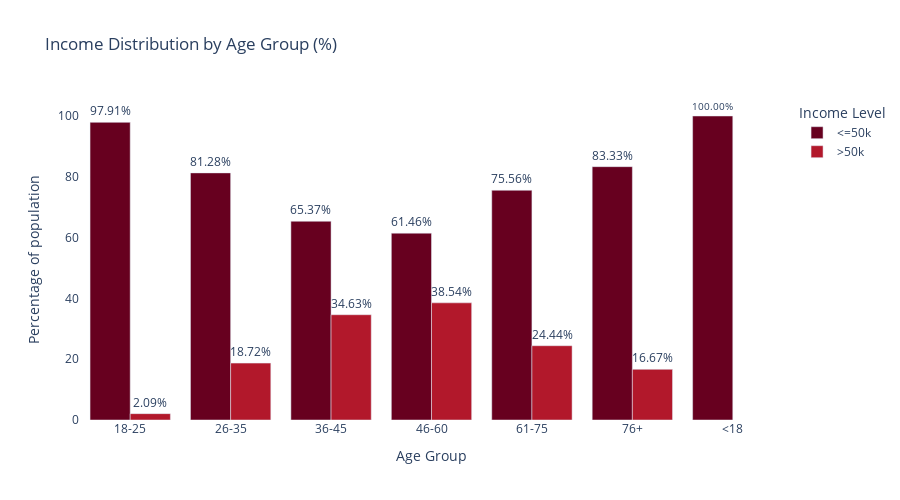
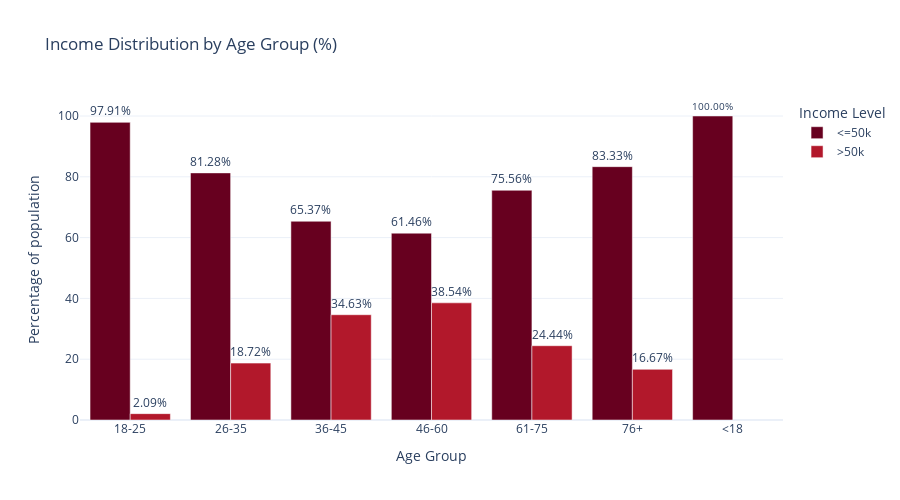
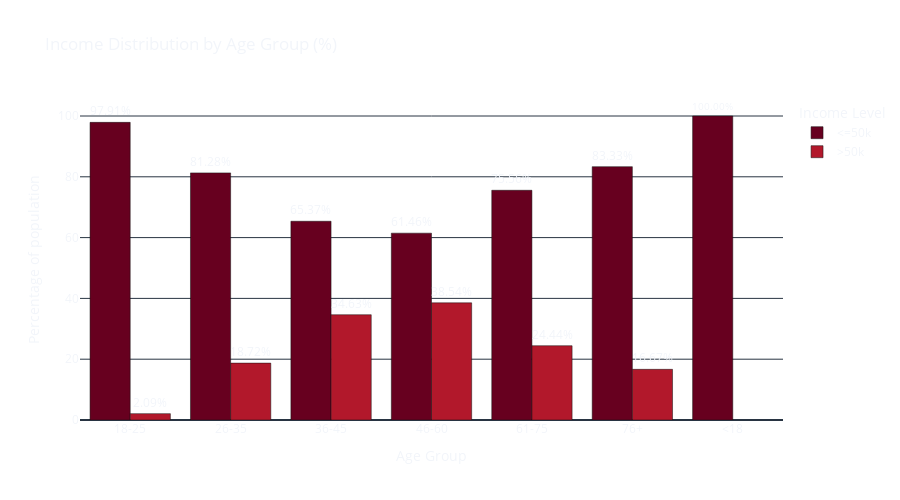
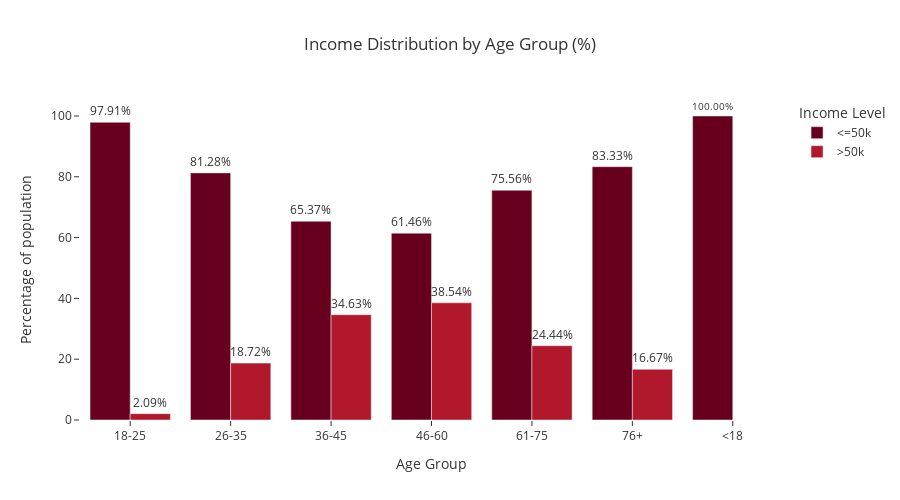

The code cell stored with these charts, in order, in its notebook:
### Markdown cell above
The bar chart visualizes the income distribution across age groups, using percentages within each group. There is an evident pattern in terms of income progression over the years with a gradual increase in terms of the number of people earning >50K starting from 0 amongst those aged 18 and below, peaking between 36 and 60 years, then declining after 60 years but not to zero.

All individuals under 18 earn <=50K, likely due to being students, minors, or ineligible for full-time employment. Extremely few young adults (2.1%) exceed 50K, as most are early in their careers, pursuing education, or in entry-level jobs. For the 26-35 age group, there's a noticeable improvement — roughly 1 in 5 individuals in this group earn >50K, reflecting early career progression and accumulation of qualifications/experience. A substantial income increase is seen in the 36-45 age group: over a third now earn >50K. This is typically considered the prime earning age where individuals settle into stable, higher-paying positions. Highest proportion of >50K earners is seen amongst individuals aged between 46 and 60— nearly 4 in 10. This reflects career maturity, peak seniority levels, and accumulated experience. There's a drop-off in high incomes as many transition to retirement, part-time, or less demanding roles in the age group 61-75. Yet about 1 in 4 still earn >50K. Most in the 76+ age group earn <=50K, likely due to retirement, pensions, or fixed incomes — but a small minority still earn higher incomes, possibly through continued work or investments.

### Code cell
themes = ["plotly", "plotly_white", "plotly_dark", "ggplot2", "seaborn", "simple_white",
         "presentation", "xgridoff", "ygridoff", "gridon", "none"]
for theme in themes:
    fig.update_layout(template=theme)
    fig.show()

### Figure 1 — Plotly figure (JSON) as saved in the notebook; plotly's stock layout.template omitted (floating-point values rounded to 4 significant figures)
{"data": [{"alignmentgroup": "True", "hovertemplate": "income=<=50k<br>age_group=%{x}<br>percentage=%{text}<extra></extra>", "legendgroup": "<=50k", "marker": {"color": "rgb(103,0,31)", "pattern": {"shape": ""}}, "name": "<=50k", "offsetgroup": "<=50k", "orientation": "v", "showlegend": true, "text": [97.91, 81.28, 65.37, 61.46, 75.56, 83.33, 100.0], "textposition": "outside", "texttemplate": "%{text:.2f}%", "type": "bar", "x": ["18-25", "26-35", "36-45", "46-60", "61-75", "76+", "<18"], "xaxis": "x", "y": [97.91, 81.28, 65.37, 61.46, 75.56, 83.33, 100.0], "yaxis": "y"}, {"alignmentgroup": "True", "hovertemplate": "income=>50k<br>age_group=%{x}<br>percentage=%{text}<extra></extra>", "legendgroup": ">50k", "marker": {"color": "rgb(178,24,43)", "pattern": {"shape": ""}}, "name": ">50k", "offsetgroup": ">50k", "orientation": "v", "showlegend": true, "text": [2.093, 18.72, 34.63, 38.54, 24.44, 16.67], "textposition": "outside", "texttemplate": "%{text:.2f}%", "type": "bar", "x": ["18-25", "26-35", "36-45", "46-60", "61-75", "76+"], "xaxis": "x", "y": [2.093, 18.72, 34.63, 38.54, 24.44, 16.67], "yaxis": "y"}], "layout": {"barmode": "group", "height": 500, "legend": {"title": {"text": "Income Level"}, "tracegroupgap": 0}, "paper_bgcolor": "rgba(0, 0, 0, 0)", "plot_bgcolor": "rgba(0, 0, 0, 0)", "title": {"text": "Income Distribution by Age Group (%)"}, "xaxis": {"anchor": "y", "autorange": true, "domain": [0, 1], "range": [-0.5, 6.5], "title": {"text": "Age Group"}, "type": "category"}, "yaxis": {"anchor": "x", "autorange": true, "domain": [0, 1], "range": [0, 105.3], "title": {"text": "Percentage of population"}, "type": "linear"}}}

### Figure 2 — Plotly figure (JSON) as saved in the notebook; plotly's stock layout.template omitted (floating-point values rounded to 4 significant figures)
{"data": [{"alignmentgroup": "True", "hovertemplate": "income=<=50k<br>age_group=%{x}<br>percentage=%{text}<extra></extra>", "legendgroup": "<=50k", "marker": {"color": "rgb(103,0,31)", "pattern": {"shape": ""}}, "name": "<=50k", "offsetgroup": "<=50k", "orientation": "v", "showlegend": true, "text": [97.91, 81.28, 65.37, 61.46, 75.56, 83.33, 100.0], "textposition": "outside", "texttemplate": "%{text:.2f}%", "type": "bar", "x": ["18-25", "26-35", "36-45", "46-60", "61-75", "76+", "<18"], "xaxis": "x", "y": [97.91, 81.28, 65.37, 61.46, 75.56, 83.33, 100.0], "yaxis": "y"}, {"alignmentgroup": "True", "hovertemplate": "income=>50k<br>age_group=%{x}<br>percentage=%{text}<extra></extra>", "legendgroup": ">50k", "marker": {"color": "rgb(178,24,43)", "pattern": {"shape": ""}}, "name": ">50k", "offsetgroup": ">50k", "orientation": "v", "showlegend": true, "text": [2.093, 18.72, 34.63, 38.54, 24.44, 16.67], "textposition": "outside", "texttemplate": "%{text:.2f}%", "type": "bar", "x": ["18-25", "26-35", "36-45", "46-60", "61-75", "76+"], "xaxis": "x", "y": [2.093, 18.72, 34.63, 38.54, 24.44, 16.67], "yaxis": "y"}], "layout": {"barmode": "group", "height": 500, "legend": {"title": {"text": "Income Level"}, "tracegroupgap": 0}, "paper_bgcolor": "rgba(0, 0, 0, 0)", "plot_bgcolor": "rgba(0, 0, 0, 0)", "title": {"text": "Income Distribution by Age Group (%)"}, "xaxis": {"anchor": "y", "autorange": true, "domain": [0, 1], "range": [-0.5, 6.5], "title": {"text": "Age Group"}, "type": "category"}, "yaxis": {"anchor": "x", "autorange": true, "domain": [0, 1], "range": [0, 105.3], "title": {"text": "Percentage of population"}, "type": "linear"}}}

### Figure 3 — Plotly figure (JSON) as saved in the notebook; plotly's stock layout.template omitted (floating-point values rounded to 4 significant figures)
{"data": [{"alignmentgroup": "True", "hovertemplate": "income=<=50k<br>age_group=%{x}<br>percentage=%{text}<extra></extra>", "legendgroup": "<=50k", "marker": {"color": "rgb(103,0,31)", "pattern": {"shape": ""}}, "name": "<=50k", "offsetgroup": "<=50k", "orientation": "v", "showlegend": true, "text": [97.91, 81.28, 65.37, 61.46, 75.56, 83.33, 100.0], "textposition": "outside", "texttemplate": "%{text:.2f}%", "type": "bar", "x": ["18-25", "26-35", "36-45", "46-60", "61-75", "76+", "<18"], "xaxis": "x", "y": [97.91, 81.28, 65.37, 61.46, 75.56, 83.33, 100.0], "yaxis": "y"}, {"alignmentgroup": "True", "hovertemplate": "income=>50k<br>age_group=%{x}<br>percentage=%{text}<extra></extra>", "legendgroup": ">50k", "marker": {"color": "rgb(178,24,43)", "pattern": {"shape": ""}}, "name": ">50k", "offsetgroup": ">50k", "orientation": "v", "showlegend": true, "text": [2.093, 18.72, 34.63, 38.54, 24.44, 16.67], "textposition": "outside", "texttemplate": "%{text:.2f}%", "type": "bar", "x": ["18-25", "26-35", "36-45", "46-60", "61-75", "76+"], "xaxis": "x", "y": [2.093, 18.72, 34.63, 38.54, 24.44, 16.67], "yaxis": "y"}], "layout": {"barmode": "group", "height": 500, "legend": {"title": {"text": "Income Level"}, "tracegroupgap": 0}, "paper_bgcolor": "rgba(0, 0, 0, 0)", "plot_bgcolor": "rgba(0, 0, 0, 0)", "title": {"text": "Income Distribution by Age Group (%)"}, "xaxis": {"anchor": "y", "autorange": true, "domain": [0, 1], "range": [-0.5, 6.5], "title": {"text": "Age Group"}, "type": "category"}, "yaxis": {"anchor": "x", "autorange": true, "domain": [0, 1], "range": [0, 105.3], "title": {"text": "Percentage of population"}, "type": "linear"}}}

### Figure 4 — Plotly figure (JSON) as saved in the notebook; plotly's stock layout.template omitted (floating-point values rounded to 4 significant figures)
{"data": [{"alignmentgroup": "True", "hovertemplate": "income=<=50k<br>age_group=%{x}<br>percentage=%{text}<extra></extra>", "legendgroup": "<=50k", "marker": {"color": "rgb(103,0,31)", "pattern": {"shape": ""}}, "name": "<=50k", "offsetgroup": "<=50k", "orientation": "v", "showlegend": true, "text": [97.91, 81.28, 65.37, 61.46, 75.56, 83.33, 100.0], "textposition": "outside", "texttemplate": "%{text:.2f}%", "type": "bar", "x": ["18-25", "26-35", "36-45", "46-60", "61-75", "76+", "<18"], "xaxis": "x", "y": [97.91, 81.28, 65.37, 61.46, 75.56, 83.33, 100.0], "yaxis": "y"}, {"alignmentgroup": "True", "hovertemplate": "income=>50k<br>age_group=%{x}<br>percentage=%{text}<extra></extra>", "legendgroup": ">50k", "marker": {"color": "rgb(178,24,43)", "pattern": {"shape": ""}}, "name": ">50k", "offsetgroup": ">50k", "orientation": "v", "showlegend": true, "text": [2.093, 18.72, 34.63, 38.54, 24.44, 16.67], "textposition": "outside", "texttemplate": "%{text:.2f}%", "type": "bar", "x": ["18-25", "26-35", "36-45", "46-60", "61-75", "76+"], "xaxis": "x", "y": [2.093, 18.72, 34.63, 38.54, 24.44, 16.67], "yaxis": "y"}], "layout": {"barmode": "group", "height": 500, "legend": {"title": {"text": "Income Level"}, "tracegroupgap": 0}, "paper_bgcolor": "rgba(0, 0, 0, 0)", "plot_bgcolor": "rgba(0, 0, 0, 0)", "title": {"text": "Income Distribution by Age Group (%)"}, "xaxis": {"anchor": "y", "autorange": true, "domain": [0, 1], "range": [-0.5, 6.5], "title": {"text": "Age Group"}, "type": "category"}, "yaxis": {"anchor": "x", "autorange": true, "domain": [0, 1], "range": [0, 105.3], "title": {"text": "Percentage of population"}, "type": "linear"}}}
